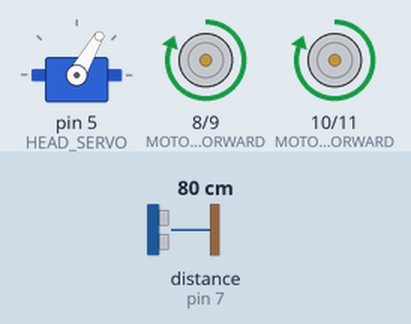
Simulated run of this sketch. Board: Arduino Uno, built with avr-gcc and run on an emulated ATmega328P. Parts: servo, motor-driver pin pairs drawn as motors (green arrow = first pin HIGH = forward, orange = second pin HIGH = backward, longer = more drive). The test bench sets the inputs (shaded band); at power-on: distance to the obstacle (sensor on pin 7) 80 cm. The echo pulse lasts 58.3 µs per cm.

Above: at 1.2 s.
1.3 s: distance to the obstacle (sensor on pin 7) set to 2 cm
At 1.4 s:
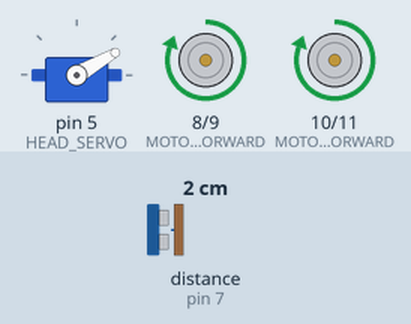
At 3.11 s:
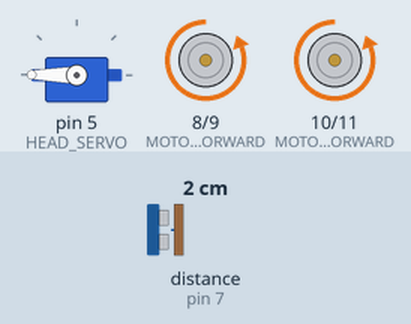
4.3 s: distance to the obstacle (sensor on pin 7) set to 35 cm
7.3 s: distance to the obstacle (sensor on pin 7) set to 4 cm
At 7.59 s:
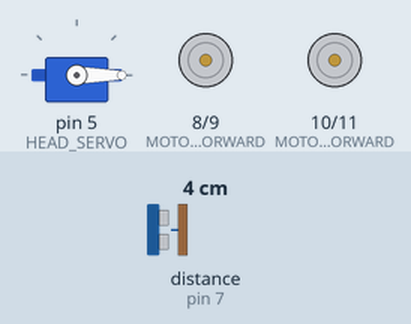
10.3 s: distance to the obstacle (sensor on pin 7) set to 60 cm
Timing chart, 0 to 14.3 s (numbered marks = the images above; inputs shaded):
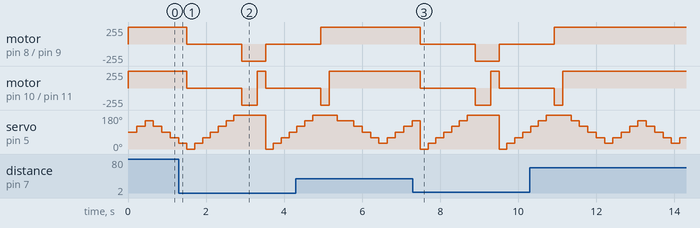

The sketch:

robot_buscador.ino
```cpp
#include <Ultrasonic.h>
#include <Servo.h>

#define MOTOR_1_FORWARD 8
#define MOTOR_1_BACK 9
#define MOTOR_2_FORWARD 10
#define MOTOR_2_BACK 11

#define TRIG 6
#define ECHO 7

#define HEAD_SERVO 5

#define OBSTRACLE_DISTANCE 30.0
#define TURN_DELAY 200
#define READ 0

#define LOG false

Ultrasonic ultrasonic(TRIG, ECHO);
Servo headServo;


int servoAngle = 90;
int angleStep = 30;

float distance = 0;

void setup()
{
  pinMode(MOTOR_1_FORWARD, OUTPUT);
  pinMode(MOTOR_1_BACK,    OUTPUT);
  pinMode(MOTOR_2_FORWARD, OUTPUT);
  pinMode(MOTOR_2_BACK,    OUTPUT);

  stopMove();

  headServo.attach(HEAD_SERVO);

  if(LOG) Serial.begin( 9600 );
}

void loop()
{


  updateHeadAngle();

  checkDistance();

  moove();

  delay(10);
}

void checkDistance()
{
  distance = ultrasonic.Ranging(CM);
  if(LOG) Serial.println(distance);
}

void moove()
{
  if( distance > OBSTRACLE_DISTANCE )
  {
    if(LOG) Serial.println("FORWARD");

    goForward();
    delay(TURN_DELAY);
  }
  else
  {
    stopMove();

    checkObstracle();


  }
}

void checkObstracle()
{
  int obsLeft  = 0;
  int obsRight = 0;


  for(servoAngle = 0; servoAngle <= 180; servoAngle += 30)
  {
    headServo.write(servoAngle);
    delay(TURN_DELAY);

    checkDistance();
    if(distance < OBSTRACLE_DISTANCE && servoAngle < 90) obsLeft++;
    else if(distance < OBSTRACLE_DISTANCE) obsRight++;
  }

  if(LOG) Serial.print("TURN");

  if(obsLeft && obsRight)
  {
    goBack();

    delay(TURN_DELAY * 2);

    if(obsLeft < obsRight) goLeft();
    else goRight();

    delay(TURN_DELAY);
  }
  else if(obsRight)
  {
    goLeft();

    delay(TURN_DELAY);
  }
  else if(obsLeft)
  {
    goRight();

    delay(TURN_DELAY);
  }
  else
  {
    goForward();

    delay(TURN_DELAY);
  }
}

void updateHeadAngle()
{
  headServo.write(servoAngle);

  servoAngle += angleStep;

  if(servoAngle >= 150)
  {
    servoAngle = 150;

    angleStep *= -1;
  }

  if(servoAngle <= 30)
  {
    servoAngle = 30;

    angleStep *= -1;
  }
}

void goForward()
{
  digitalWrite(MOTOR_1_FORWARD, HIGH);
  digitalWrite(MOTOR_1_BACK,    LOW);
  digitalWrite(MOTOR_2_FORWARD, HIGH);
  digitalWrite(MOTOR_2_BACK,    LOW);
}

void goBack()
{
  digitalWrite(MOTOR_1_FORWARD, LOW);
  digitalWrite(MOTOR_1_BACK,    HIGH);
  digitalWrite(MOTOR_2_FORWARD, LOW);
  digitalWrite(MOTOR_2_BACK,    HIGH);
}

void goLeft()
{
  digitalWrite(MOTOR_1_FORWARD, LOW);
  digitalWrite(MOTOR_1_BACK,    HIGH);
  digitalWrite(MOTOR_2_FORWARD, HIGH);
  digitalWrite(MOTOR_2_BACK,    LOW);
}

void goRight()
{
  digitalWrite(MOTOR_1_FORWARD, HIGH);
  digitalWrite(MOTOR_1_BACK,    LOW);
  digitalWrite(MOTOR_2_FORWARD, LOW);
  digitalWrite(MOTOR_2_BACK,    HIGH);
}

void stopMove()
{
  digitalWrite(MOTOR_1_FORWARD, LOW);
  digitalWrite(MOTOR_1_BACK,    LOW);
  digitalWrite(MOTOR_2_FORWARD, LOW);
  digitalWrite(MOTOR_2_BACK,    LOW);
}
void detectObjects()
{

  digitalWrite(MOTOR_1_FORWARD, LOW);
  digitalWrite(MOTOR_1_BACK,    LOW);
  digitalWrite(MOTOR_2_FORWARD, LOW);
  digitalWrite(MOTOR_2_BACK,    LOW);
}
```
